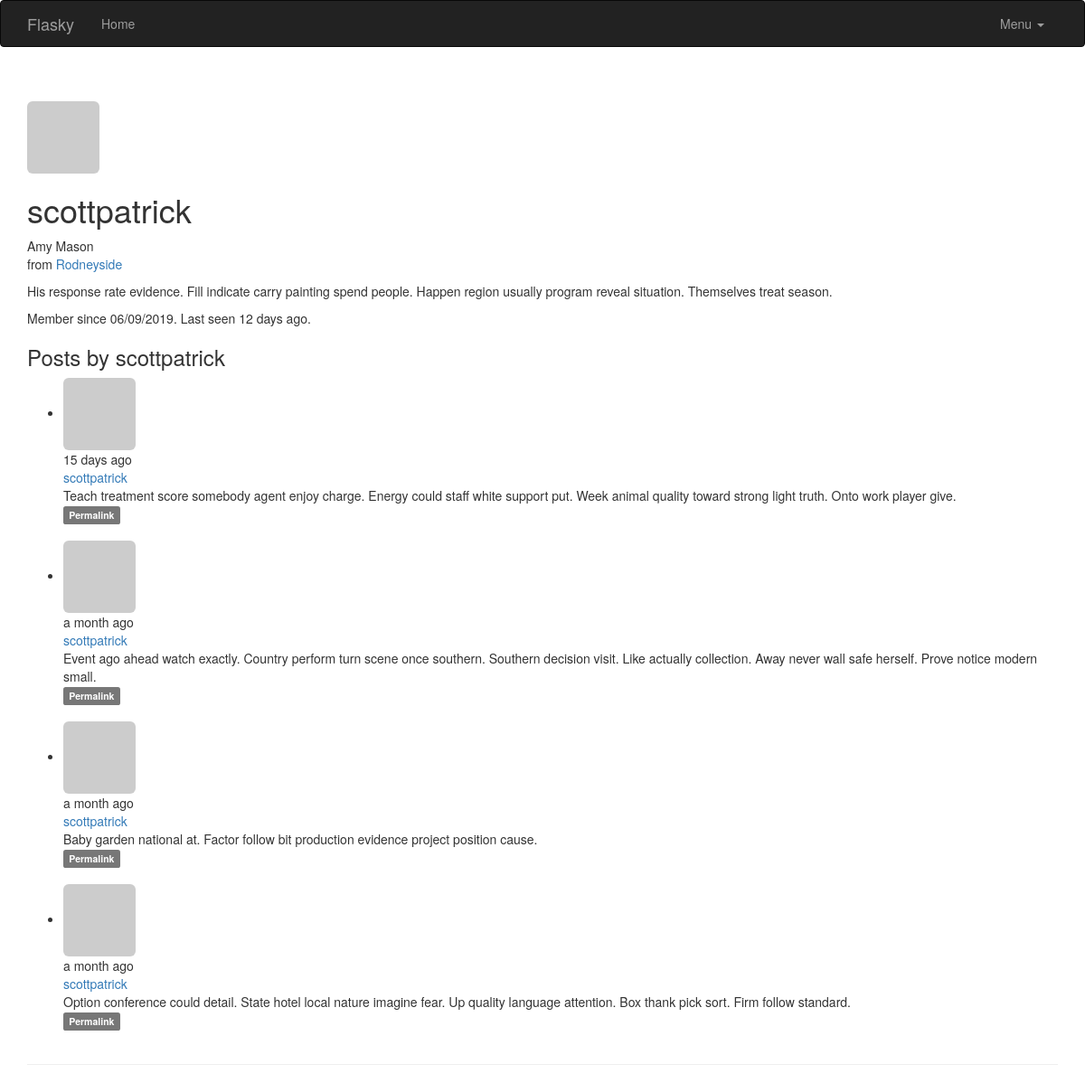
Screenshot of /user/scottpatrick with the database file from the repository.
### app/models.py (models this page shows, shortened)
class User(UserMixin,db.Model):
    __tablename__ = 'users'
    id = db.Column(db.Integer, primary_key=True)
    email = db.Column(db.String(64),unique=True,index=True)
    username = db.Column(db.String(64), unique=True, index=True)
    password_hash = db.Column(db.String(128))
    role_id = db.Column(db.Integer, db.ForeignKey('roles.id'))
    confirmed = db.Column(db.Boolean,default=False)
    posts = db.relationship('Post',backref='author',lazy='dynamic')
    name = db.Column(db.String(64))
    location = db.Column(db.String(64))
    about_me = db.Column(db.Text())
    member_since = db.Column(db.DateTime(),default=datetime.utcnow)
    last_seen = db.Column(db.DateTime(),default=datetime.utcnow)
    avatar_hash = db.Column(db.String(32))
    @property
    def password(self):
        raise AttributeError('password is not a readable attribute')
    def gravatar(self,size=100,default='identicon',rating='g'):
        if request.is_secure:
            url = 'http://secure.gravatar.com/avatar'
        else:
            url = 'http://www.gravatar.com/avatar'
        hash = self.avatar_hash or self.gravatar_hash()
        return '{url}/{hash}?s={size}&d={default}&r={rating}'.format(url=url,hash=hash,size=size,default=default,rating=rating)

class Post(db.Model):
    __tablename__ = 'posts'
    id = db.Column(db.Integer,primary_key=True)
    body = db.Column(db.Text)
    body_html = db.Column(db.Text)
    timestamp = db.Column(db.DateTime,index=True,default=datetime.utcnow)
    author_id = db.Column(db.Integer,db.ForeignKey('users.id'))

### app/main/views.py (the view)
@main.route('/user/<username>')
def user(username):
    user = User.query.filter_by(username=username).first_or_404()
    if user is None:
        abort(404)
    posts = user.posts.order_by(Post.timestamp.desc()).all()
    return render_template('user.html', user = user,posts=posts)

### app/auth/views.py (called while the page is built)
@auth.before_app_request
def before_request():
    if current_user.is_authenticated:
        current_user.ping()
        if  not current_user.confirmed \
            and request.endpoint\
            and request.blueprint != "auth" \
            and request.endpoint != 'static':
                return redirect(url_for('auth.unconfirmed'))

### app/main/__init__.py (called while the page is built)
@main.app_context_processor
def inject_permissions():
    return dict(Permission=Permission)

### app/models.py (called while the page is built)
    def is_administrator(self):
        return False

### app/templates/user.html (shortened to what this page needs)
{% extends "base.html" %}
{% block page_content %}
<div class="page-header">
    <img class="img-rounded profile-thumbnail" src="{{ user.gravatar(size=256) }}">
    <div class="profile-header">
        <h1>{{ user.username }}</h1>
        {% if user.name or user.location %}
        <p>
            {% if user.name %}{{ user.name }}<br>{% endif %}
            {% if user.location %}
                from <a href="http://maps.google.com/?q={{ user.location }}">{{ user.location }}</a><br>
            {% endif %}
        </p>
        {% endif %}
        {% if user.about_me %}<p>{{ user.about_me }}</p>{% endif %}
        <p>Member since {{ moment(user.member_since).format('L') }}. Last seen {{ moment(user.last_seen).fromNow() }}.</p>
        <h3>Posts by {{ user.username }}</h3>
        {% include '_posts.html' %}
    </div>
</div>
{% endblock %}

### app/templates/_posts.html (shortened to what this page needs)
<ul class="posts">
        {% for post in posts %}
        <li class="post">
            <div class = "profile-thumbnail">
                 <a href="{{url_for('.user',username=post.author.username)}}">
                     <img class="img-rounded profile-thumbnail" src="{{post.author.gravatar(size=40)}}">
                 </a>
            </div>
            <div class="post-content">
                <div class="post-date">{{moment(post.timestamp).fromNow()}}</div>
                <div class="post-author">
                    <a href="{{url_for('.user',username=post.author.username)}}">
                        {{post.author.username}}
                    </a>
                </div>
                <div class="post-body">
                    {% if post.body_html %}
                        {{ post.body_html | safe }}
                    {% else %}
                        {{ post.body }}
                    {% endif %}
                </div>
                <div class="post-footer">
                <a href="{{ url_for('.post', id=post.id) }}">
                    <span class="label label-default">Permalink</span>
                </a>
            </div>
                <br>
            </div>
        </li>
        {% endfor %}
</ul>

### rows the page displays
User: username "scottpatrick", name "Amy Mason", location "Rodneyside", about_me "His response rate evidence. Fill indicate carry painting spend people. Happen region usually program reveal situation. Themselves treat season.", member_since "06/09/2019", last_seen "12 days ago"
Post: timestamp "15 days ago", author.username "scottpatrick", body "Teach treatment score somebody agent enjoy charge. Energy could staff white support put. Week animal quality toward strong light truth. Onto work player give."
Post: timestamp "a month ago", author.username "scottpatrick", body "Event ago ahead watch exactly. Country perform turn scene once southern. Southern decision visit. Like actually collection. Away never wall safe herself. Prove notice modern small."
Post: timestamp "a month ago", author.username "scottpatrick", body "Baby garden national at. Factor follow bit production evidence project position cause."
Post: timestamp "a month ago", author.username "scottpatrick", body "Option conference could detail. State hotel local nature imagine fear. Up quality language attention. Box thank pick sort. Firm follow standard."
